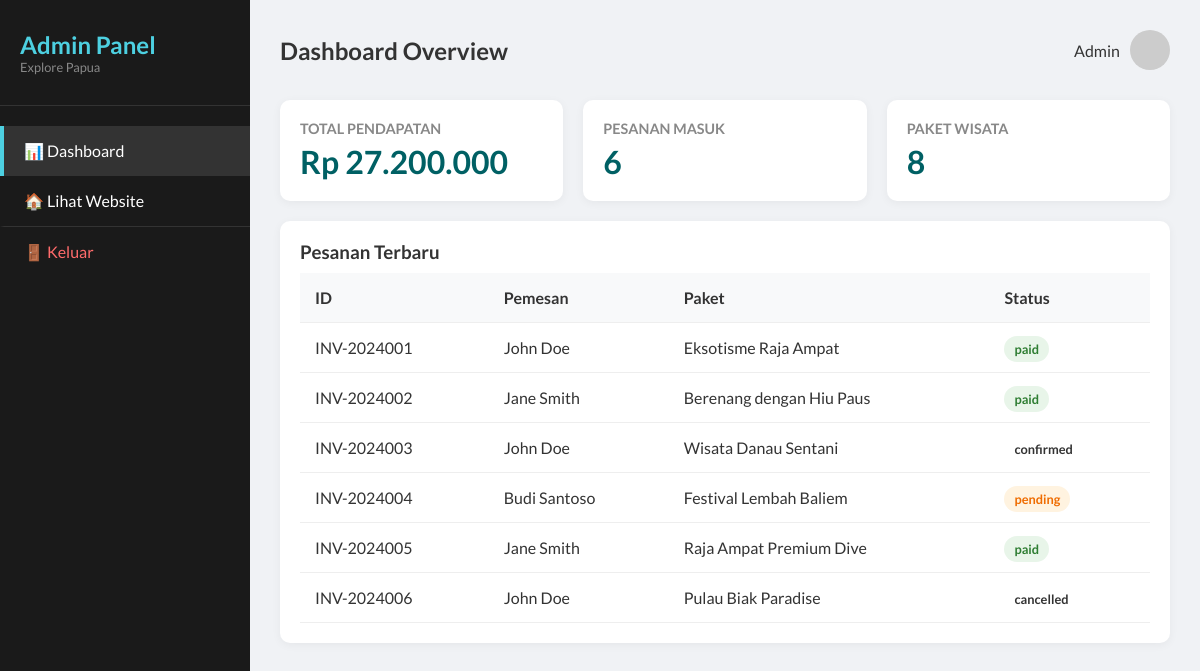
/admin.php (signed in), run on the app's committed database.
### tables this page shows
CREATE TABLE orders (
    id INT AUTO_INCREMENT PRIMARY KEY,
    invoice_number VARCHAR(50) NOT NULL UNIQUE,
    user_id INT NOT NULL,
    tour_id INT NOT NULL,
    booking_date DATE NOT NULL,
    pax_count INT NOT NULL DEFAULT 1,
    total_price DECIMAL(12,2) NOT NULL,
    ktp_file VARCHAR(255),
    status ENUM('pending', 'paid', 'cancelled', 'confirmed') DEFAULT 'pending',
    created_at TIMESTAMP DEFAULT CURRENT_TIMESTAMP,
    updated_at TIMESTAMP DEFAULT CURRENT_TIMESTAMP ON UPDATE CURRENT_TIMESTAMP,
    FOREIGN KEY (user_id) REFERENCES users(id) ON DELETE CASCADE,
    FOREIGN KEY (tour_id) REFERENCES tours(id) ON DELETE CASCADE,
    INDEX idx_user (user_id),
    INDEX idx_tour (tour_id),
    INDEX idx_status (status),
    INDEX idx_invoice (invoice_number)
);

CREATE TABLE users (
    id INT AUTO_INCREMENT PRIMARY KEY,
    full_name VARCHAR(100) NOT NULL,
    email VARCHAR(100) NOT NULL UNIQUE,
    password VARCHAR(255) NOT NULL,
    role ENUM('user', 'admin') DEFAULT 'user',
    created_at TIMESTAMP DEFAULT CURRENT_TIMESTAMP,
    INDEX idx_email (email),
    INDEX idx_role (role)
);

CREATE TABLE tours (
    id INT AUTO_INCREMENT PRIMARY KEY,
    name VARCHAR(200) NOT NULL,
    location VARCHAR(100) NOT NULL,
    type ENUM('Open Trip', 'Private', 'Customized') DEFAULT 'Open Trip',
    price DECIMAL(12,2) NOT NULL,
    image_url VARCHAR(255) NOT NULL,
    description TEXT,
    rating DECIMAL(2,1) DEFAULT 5.0,
    is_active TINYINT(1) DEFAULT 1,
    created_at TIMESTAMP DEFAULT CURRENT_TIMESTAMP,
    updated_at TIMESTAMP DEFAULT CURRENT_TIMESTAMP ON UPDATE CURRENT_TIMESTAMP,
    INDEX idx_location (location),
    INDEX idx_price (price),
    INDEX idx_active (is_active)
);

### includes/db.php (called while the page is built, shortened)
<?php
$host = 'localhost';
$user = 'root';
$pass = '';
$db   = 'explore_papua';
$conn = mysqli_connect($host, $user, $pass, $db);
mysqli_set_charset($conn, 'utf8mb4');
function query($query) {
    global $conn;
    $result = mysqli_query($conn, $query);
    $rows = [];
    while( $row = mysqli_fetch_assoc($result) ) {
        $rows[] = $row;
    }
    return $rows;
}
?>

### admin.php (the view, shortened to what this page needs)
<?php
require 'includes/db.php';
include 'includes/header.php';
$income = query("SELECT SUM(total_price) as total FROM orders WHERE status='paid'")[0]['total'];
$total_orders = query("SELECT COUNT(*) as total FROM orders")[0]['total'];
$total_tours = query("SELECT COUNT(*) as total FROM tours")[0]['total'];
$orders = query("SELECT orders.*, users.full_name, tours.name as tour_name FROM orders JOIN users ON orders.user_id = users.id JOIN tours ON orders.tour_id = tours.id");
?>
<div class="admin-container">
    <aside class="sidebar">
        <div class="brand"><h2>Admin Panel</h2><p>Explore Papua</p></div>
        <ul class="menu">
            <li class="active">📊 Dashboard</li>
            <li><a href="index.php" style="color:white">🏠 Lihat Website</a></li>
            <li class="logout"><a href="logout.php">🚪 Keluar</a></li>
        </ul>
    </aside>
    <main class="content">
        <header>
            <h2 id="pageTitle">Dashboard Overview</h2>
            <div class="admin-profile"><span>Admin</span><img src="https://ui-avatars.com/api/?name=Admin&background=006064&color=fff"></div>
        </header>
        <div id="dashboard" class="section active">
            <div class="stats-grid">
                <div class="card stat"><h3>Total Pendapatan</h3><p class="number">Rp <?= number_format($income,0,',','.') ?></p></div>
                <div class="card stat"><h3>Pesanan Masuk</h3><p class="number"><?= $total_orders ?></p></div>
                <div class="card stat"><h3>Paket Wisata</h3><p class="number"><?= $total_tours ?></p></div>
            </div>
            <div class="card" style="margin-top:20px;">
                <h3>Pesanan Terbaru</h3>
                <table class="data-table">
                    <thead><tr><th>ID</th><th>Pemesan</th><th>Paket</th><th>Status</th></tr></thead>
                    <tbody>
                        <?php foreach($orders as $o): ?>
                        <tr>
                            <td><?= $o['invoice_number'] ?></td>
                            <td><?= $o['full_name'] ?></td>
                            <td><?= $o['tour_name'] ?></td>
                            <td><span class="badge <?= $o['status'] ?>"><?= $o['status'] ?></span></td>
                        </tr>
                        <?php endforeach; ?>
                    </tbody>
                </table>
            </div>
        </div>
    </main>
</div>

### assets/css/admin.css (style rules this page uses)
:root { --primary-color: #006064; --bg-color: #f0f2f5; --text-dark: #333; --sidebar-width: 250px; }
* { margin: 0; padding: 0; box-sizing: border-box; }
body { font-family: 'Lato', sans-serif; background-color: var(--bg-color); color: var(--text-dark); }
.admin-container { display: flex; min-height: 100vh; }
.sidebar { width: var(--sidebar-width); background-color: #1a1a1a; color: white; display: flex; flex-direction: column; position: fixed; height: 100%; }
.brand { padding: 30px 20px; border-bottom: 1px solid #333; }
.brand h2 { color: #4DD0E1; }
.brand p { font-size: 0.8rem; color: #888; }
.menu { list-style: none; margin-top: 20px; }
.menu li { padding: 15px 20px; cursor: pointer; transition: 0.3s; border-left: 4px solid transparent; }
.menu li:hover, .menu li.active { background-color: #333; border-left-color: #4DD0E1; }
.menu li.logout { margin-top: auto; border-top: 1px solid #333; }
.menu a { text-decoration: none; color: #ff6b6b; display: block; }
.content { margin-left: var(--sidebar-width); flex: 1; padding: 30px; }
header { display: flex; justify-content: space-between; align-items: center; margin-bottom: 30px; }
.admin-profile { display: flex; align-items: center; gap: 10px; }
.admin-profile img { width: 40px; height: 40px; border-radius: 50%; }
.stats-grid { display: grid; grid-template-columns: repeat(3, 1fr); gap: 20px; }
.card { background: white; padding: 20px; border-radius: 10px; box-shadow: 0 2px 10px rgba(0,0,0,0.05); }
.stat h3 { color: #888; font-size: 0.9rem; text-transform: uppercase; }
.stat .number { font-size: 2rem; font-weight: bold; color: var(--primary-color); margin-top: 5px; }
.data-table { width: 100%; border-collapse: collapse; margin-top: 10px; }
.data-table th, .data-table td { padding: 15px; text-align: left; border-bottom: 1px solid #eee; }
.data-table th { background-color: #f8f9fa; font-weight: bold; }
.badge { padding: 5px 10px; border-radius: 15px; font-size: 0.8rem; font-weight: bold; }
.badge.paid { background: #e8f5e9; color: #2e7d32; }
.badge.pending { background: #fff3e0; color: #ef6c00; }

### data on the page
orders: invoice_number "INV-2024001", user.full_name "John Doe", tour.name "Eksotisme Raja Ampat", status "paid"
orders: invoice_number "INV-2024002", user.full_name "Jane Smith", tour.name "Berenang dengan Hiu Paus", status "paid"
orders: invoice_number "INV-2024003", user.full_name "John Doe", tour.name "Wisata Danau Sentani", status "confirmed"
orders: invoice_number "INV-2024004", user.full_name "Budi Santoso", tour.name "Festival Lembah Baliem", status "pending"
orders: invoice_number "INV-2024005", user.full_name "Jane Smith", tour.name "Raja Ampat Premium Dive", status "paid"
orders: invoice_number "INV-2024006", user.full_name "John Doe", tour.name "Pulau Biak Paradise", status "cancelled"

### other printed values
$income "27.200.000"
$total_orders "6"
$total_tours "8"
